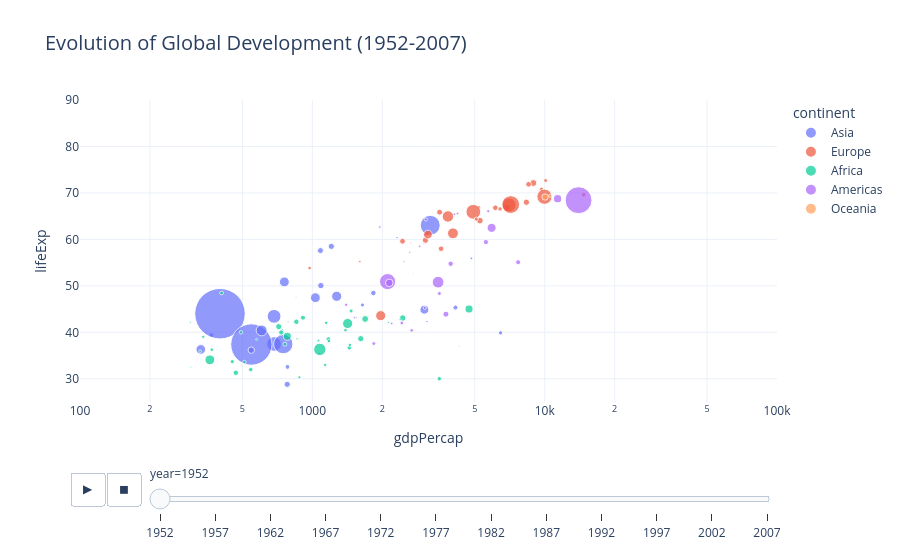

Here is the notebook cell this chart was saved with:
### Markdown cell above
> **Interpretation:** The heatmap confirms a strong positive correlation (**0.81**) between `log_gdpPercap` and `lifeExp`. Interestingly, `year` also has a moderate positive correlation with life expectancy, reflecting global technological progress over time.

### Code cell
# Chart 2: The "Hans Rosling" Animation
## If you encounter issues with Plotly rendering, ensure you have the conda install -c conda-forge nbformat and conda install -c conda-forge plotly.
fig_2 =  px.scatter(df_clean, 
                x="gdpPercap", 
                y="lifeExp", 
                animation_frame="year", 
                animation_group="country",
                size="pop", 
                color="continent", 
                hover_name="country",
                log_x=True, 
                size_max=55, 
                range_x=[100, 100000], 
                range_y=[25, 90],
                title="Evolution of Global Development (1952-2007)",
                template="plotly_white")

fig_2.update_layout(title_font_size=20)
fig_2.show()
fig_2.write_html("Evolution of Global Development (1952-2007)_plot.html", include_plotlyjs=True, full_html=True)

### Figure 1 — Plotly figure (JSON) as saved in the notebook; plotly's stock layout.template omitted (floating-point values rounded to 4 significant figures)
{"data": [{"hovertemplate": "<b>%{hovertext}</b><br><br>continent=Asia<br>year=1952<br>gdpPercap=%{x}<br>lifeExp=%{y}<br>pop=%{marker.size}<extra></extra>", "hovertext": ["Afghanistan", "Bahrain", "Bangladesh", "Cambodia", "China", "Hong Kong, China", "India", "Indonesia", "Iran", "Iraq", "Israel", "Japan", "Jordan", "Korea, Dem. Rep.", "Korea, Rep.", "Kuwait", "Lebanon", "Malaysia", "Mongolia", "Myanmar", "Nepal", "Oman", "Pakistan", "Philippines", "Saudi Arabia", "Singapore", "Sri Lanka", "Syria", "Taiwan", "Thailand", "Vietnam", "West Bank and Gaza", "Yemen, Rep."], "ids": ["Afghanistan", "Bahrain", "Bangladesh", "Cambodia", "China", "Hong Kong, China", "India", "Indonesia", "Iran", "Iraq", "Israel", "Japan", "Jordan", "Korea, Dem. Rep.", "Korea, Rep.", "Kuwait", "Lebanon", "Malaysia", "Mongolia", "Myanmar", "Nepal", "Oman", "Pakistan", "Philippines", "Saudi Arabia", "Singapore", "Sri Lanka", "Syria", "Taiwan", "Thailand", "Vietnam", "West Bank and Gaza", "Yemen, Rep."], "legendgroup": "Asia", "marker": {"color": "#636efa", "size": [8425333, 120447, 46886859, 4693836, 556263527, 2125900, 372000000, 82052000, 17272000, 5441766, 1620914, 86459025, 607914, 8865488, 20947571, 160000, 1439529, 6748378, 800663, 20092996, 9182536, 507833, 41346560, 22438691, 4005677, 1127000, 7982342, 3661549, 8550362, 21289402, 26246839, 1030585, 4963829], "sizemode": "area", "sizeref": 435900.0, "symbol": "circle"}, "mode": "markers", "name": "Asia", "orientation": "v", "showlegend": true, "type": "scatter", "x": [779.4, 9867.0, 684.2, 368.5, 400.4, 3054.0, 546.6, 749.7, 3035.0, 4130.0, 4087.0, 3217.0, 1547.0, 1088.0, 1031.0, 108400.0, 4835.0, 1831.0, 786.6, 331.0, 545.9, 1828.0, 684.6, 1273.0, 6460.0, 2315.0, 1084.0, 1643.0, 1207.0, 757.8, 605.1, 1516.0, 781.7], "xaxis": "x", "y": [28.8, 50.94, 37.48, 39.42, 44.0, 60.96, 37.37, 37.47, 44.87, 45.32, 65.39, 63.03, 43.16, 50.06, 47.45, 55.56, 55.93, 48.46, 42.24, 36.32, 36.16, 37.58, 43.44, 47.75, 39.88, 60.4, 57.59, 45.88, 58.5, 50.85, 40.41, 43.16, 32.55], "yaxis": "y"}, {"hovertemplate": "<b>%{hovertext}</b><br><br>continent=Europe<br>year=1952<br>gdpPercap=%{x}<br>lifeExp=%{y}<br>pop=%{marker.size}<extra></extra>", "hovertext": ["Albania", "Austria", "Belgium", "Bosnia and Herzegovina", "Bulgaria", "Croatia", "Czech Republic", "Denmark", "Finland", "France", "Germany", "Greece", "Hungary", "Iceland", "Ireland", "Italy", "Montenegro", "Netherlands", "Norway", "Poland", "Portugal", "Romania", "Serbia", "Slovak Republic", "Slovenia", "Spain", "Sweden", "Switzerland", "Turkey", "United Kingdom"], "ids": ["Albania", "Austria", "Belgium", "Bosnia and Herzegovina", "Bulgaria", "Croatia", "Czech Republic", "Denmark", "Finland", "France", "Germany", "Greece", "Hungary", "Iceland", "Ireland", "Italy", "Montenegro", "Netherlands", "Norway", "Poland", "Portugal", "Romania", "Serbia", "Slovak Republic", "Slovenia", "Spain", "Sweden", "Switzerland", "Turkey", "United Kingdom"], "legendgroup": "Europe", "marker": {"color": "#EF553B", "size": [1282697, 6927772, 8730405, 2791000, 7274900, 3882229, 9125183, 4334000, 4090500, 42459667, 69145952, 7733250, 9504000, 147962, 2952156, 47666000, 413834, 10381988, 3327728, 25730551, 8526050, 16630000, 6860147, 3558137, 1489518, 28549870, 7124673, 4815000, 22235677, 50430000], "sizemode": "area", "sizeref": 435900.0, "symbol": "circle"}, "mode": "markers", "name": "Europe", "orientation": "v", "showlegend": true, "type": "scatter", "x": [1601.0, 6137.0, 8343.0, 973.5, 2444.0, 3119.0, 6876.0, 9692.0, 6425.0, 7030.0, 7144.0, 3531.0, 5264.0, 7268.0, 5210.0, 4931.0, 2648.0, 8942.0, 10100.0, 4029.0, 3068.0, 3145.0, 3581.0, 5075.0, 4215.0, 3834.0, 8528.0, 14730.0, 1969.0, 9980.0], "xaxis": "x", "y": [55.23, 66.8, 68.0, 53.82, 59.6, 61.21, 66.87, 70.78, 66.55, 67.41, 67.5, 65.86, 64.03, 72.49, 66.91, 65.94, 59.16, 72.13, 72.67, 61.31, 59.82, 61.05, 58.0, 64.36, 65.57, 64.94, 71.86, 69.62, 43.59, 69.18], "yaxis": "y"}, {"hovertemplate": "<b>%{hovertext}</b><br><br>continent=Africa<br>year=1952<br>gdpPercap=%{x}<br>lifeExp=%{y}<br>pop=%{marker.size}<extra></extra>", "hovertext": ["Algeria", "Angola", "Benin", "Botswana", "Burkina Faso", "Burundi", "Cameroon", "Central African Republic", "Chad", "Comoros", "Congo, Dem. Rep.", "Congo, Rep.", "Cote d'Ivoire", "Djibouti", "Egypt", "Equatorial Guinea", "Eritrea", "Ethiopia", "Gabon", "Gambia", "Ghana", "Guinea", "Guinea-Bissau", "Kenya", "Lesotho", "Liberia", "Libya", "Madagascar", "Malawi", "Mali", "Mauritania", "Mauritius", "Morocco", "Mozambique", "Namibia", "Niger", "Nigeria", "Reunion", "Rwanda", "Sao Tome and Principe", "Senegal", "Sierra Leone", "Somalia", "South Africa", "Sudan", "Swaziland", "Tanzania", "Togo", "Tunisia", "Uganda", "Zambia", "Zimbabwe"], "ids": ["Algeria", "Angola", "Benin", "Botswana", "Burkina Faso", "Burundi", "Cameroon", "Central African Republic", "Chad", "Comoros", "Congo, Dem. Rep.", "Congo, Rep.", "Cote d'Ivoire", "Djibouti", "Egypt", "Equatorial Guinea", "Eritrea", "Ethiopia", "Gabon", "Gambia", "Ghana", "Guinea", "Guinea-Bissau", "Kenya", "Lesotho", "Liberia", "Libya", "Madagascar", "Malawi", "Mali", "Mauritania", "Mauritius", "Morocco", "Mozambique", "Namibia", "Niger", "Nigeria", "Reunion", "Rwanda", "Sao Tome and Principe", "Senegal", "Sierra Leone", "Somalia", "South Africa", "Sudan", "Swaziland", "Tanzania", "Togo", "Tunisia", "Uganda", "Zambia", "Zimbabwe"], "legendgroup": "Africa", "marker": {"color": "#00cc96", "size": [9279525, 4232095, 1738315, 442308, 4469979, 2445618, 5009067, 1291695, 2682462, 153936, 14100005, 854885, 2977019, 63149, 22223309, 216964, 1438760, 20860941, 420702, 284320, 5581001, 2664249, 580653, 6464046, 748747, 863308, 1019729, 4762912, 2917802, 3838168, 1022556, 516556, 9939217, 6446316, 485831, 3379468, 33119096, 257700, 2534927, 60011, 2755589, 2143249, 2526994, 14264935, 8504667, 290243, 8322925, 1219113, 3647735, 5824797, 2672000, 3080907], "sizemode": "area", "sizeref": 435900.0, "symbol": "circle"}, "mode": "markers", "name": "Africa", "orientation": "v", "showlegend": true, "type": "scatter", "x": [2449.0, 3521.0, 1063.0, 851.2, 543.3, 339.3, 1173.0, 1071.0, 1179.0, 1103.0, 780.5, 2126.0, 1389.0, 2670.0, 1419.0, 375.6, 328.9, 362.1, 4293.0, 485.2, 911.3, 510.2, 299.9, 853.5, 298.8, 575.6, 2388.0, 1443.0, 369.2, 452.3, 743.1, 1968.0, 1688.0, 468.5, 2424.0, 761.9, 1077.0, 2719.0, 493.3, 879.6, 1450.0, 879.8, 1136.0, 4725.0, 1616.0, 1148.0, 716.7, 859.8, 1468.0, 734.8, 1147.0, 406.9], "xaxis": "x", "y": [43.08, 30.02, 38.22, 47.62, 31.98, 39.03, 38.52, 35.46, 38.09, 40.72, 39.14, 42.11, 40.48, 34.81, 41.89, 34.48, 35.93, 34.08, 37.0, 30.0, 43.15, 33.61, 32.5, 42.27, 42.14, 38.48, 42.72, 36.68, 36.26, 33.69, 40.54, 50.99, 42.87, 31.29, 41.73, 37.44, 36.32, 52.72, 40.0, 46.47, 37.28, 30.33, 32.98, 45.01, 38.63, 41.41, 41.22, 38.6, 44.6, 39.98, 42.04, 48.45], "yaxis": "y"}, {"hovertemplate": "<b>%{hovertext}</b><br><br>continent=Americas<br>year=1952<br>gdpPercap=%{x}<br>lifeExp=%{y}<br>pop=%{marker.size}<extra></extra>", "hovertext": ["Argentina", "Bolivia", "Brazil", "Canada", "Chile", "Colombia", "Costa Rica", "Cuba", "Dominican Republic", "Ecuador", "El Salvador", "Guatemala", "Haiti", "Honduras", "Jamaica", "Mexico", "Nicaragua", "Panama", "Paraguay", "Peru", "Puerto Rico", "Trinidad and Tobago", "United States", "Uruguay", "Venezuela"], "ids": ["Argentina", "Bolivia", "Brazil", "Canada", "Chile", "Colombia", "Costa Rica", "Cuba", "Dominican Republic", "Ecuador", "El Salvador", "Guatemala", "Haiti", "Honduras", "Jamaica", "Mexico", "Nicaragua", "Panama", "Paraguay", "Peru", "Puerto Rico", "Trinidad and Tobago", "United States", "Uruguay", "Venezuela"], "legendgroup": "Americas", "marker": {"color": "#ab63fa", "size": [17876956, 2883315, 56602560, 14785584, 6377619, 12350771, 926317, 6007797, 2491346, 3548753, 2042865, 3146381, 3201488, 1517453, 1426095, 30144317, 1165790, 940080, 1555876, 8025700, 2227000, 662850, 157553000, 2252965, 5439568], "sizemode": "area", "sizeref": 435900.0, "symbol": "circle"}, "mode": "markers", "name": "Americas", "orientation": "v", "showlegend": true, "type": "scatter", "x": [5911.0, 2677.0, 2109.0, 11370.0, 3940.0, 2144.0, 2627.0, 5587.0, 1398.0, 3522.0, 3048.0, 2428.0, 1840.0, 2195.0, 2899.0, 3478.0, 3112.0, 2480.0, 1952.0, 3759.0, 3082.0, 3023.0, 13990.0, 5717.0, 7690.0], "xaxis": "x", "y": [62.48, 40.41, 50.92, 68.75, 54.74, 50.64, 57.21, 59.42, 45.93, 48.36, 45.26, 42.02, 37.58, 41.91, 58.53, 50.79, 42.31, 55.19, 62.65, 43.9, 64.28, 59.1, 68.44, 66.07, 55.09], "yaxis": "y"}, {"hovertemplate": "<b>%{hovertext}</b><br><br>continent=Oceania<br>year=1952<br>gdpPercap=%{x}<br>lifeExp=%{y}<br>pop=%{marker.size}<extra></extra>", "hovertext": ["Australia", "New Zealand"], "ids": ["Australia", "New Zealand"], "legendgroup": "Oceania", "marker": {"color": "#FFA15A", "size": [8691212, 1994794], "sizemode": "area", "sizeref": 435900.0, "symbol": "circle"}, "mode": "markers", "name": "Oceania", "orientation": "v", "showlegend": true, "type": "scatter", "x": [10040.0, 10560.0], "xaxis": "x", "y": [69.12, 69.39], "yaxis": "y"}], "layout": {"legend": {"itemsizing": "constant", "title": {"text": "continent"}, "tracegroupgap": 0}, "sliders": [{"active": 0, "currentvalue": {"prefix": "year="}, "len": 0.9, "pad": {"b": 10, "t": 60}, "steps": [{"args": [["1952"], {"frame": {"duration": 0, "redraw": false}, "fromcurrent": true, "mode": "immediate", "transition": {"duration": 0, "easing": "linear"}}], "label": "1952", "method": "animate"}, {"args": [["1957"], {"frame": {"duration": 0, "redraw": false}, "fromcurrent": true, "mode": "immediate", "transition": {"duration": 0, "easing": "linear"}}], "label": "1957", "method": "animate"}, {"args": [["1962"], {"frame": {"duration": 0, "redraw": false}, "fromcurrent": true, "mode": "immediate", "transition": {"duration": 0, "easing": "linear"}}], "label": "1962", "method": "animate"}, {"args": [["1967"], {"frame": {"duration": 0, "redraw": false}, "fromcurrent": true, "mode": "immediate", "transition": {"duration": 0, "easing": "linear"}}], "label": "1967", "method": "animate"}, {"args": [["1972"], {"frame": {"duration": 0, "redraw": false}, "fromcurrent": true, "mode": "immediate", "transition": {"duration": 0, "easing": "linear"}}], "label": "1972", "method": "animate"}, {"args": [["1977"], {"frame": {"duration": 0, "redraw": false}, "fromcurrent": true, "mode": "immediate", "transition": {"duration": 0, "easing": "linear"}}], "label": "1977", "method": "animate"}, {"args": [["1982"], {"frame": {"duration": 0, "redraw": false}, "fromcurrent": true, "mode": "immediate", "transition": {"duration": 0, "easing": "linear"}}], "label": "1982", "method": "animate"}, {"args": [["1987"], {"frame": {"duration": 0, "redraw": false}, "fromcurrent": true, "mode": "immediate", "transition": {"duration": 0, "easing": "linear"}}], "label": "1987", "method": "animate"}, {"args": [["1992"], {"frame": {"duration": 0, "redraw": false}, "fromcurrent": true, "mode": "immediate", "transition": {"duration": 0, "easing": "linear"}}], "label": "1992", "method": "animate"}, {"args": [["1997"], {"frame": {"duration": 0, "redraw": false}, "fromcurrent": true, "mode": "immediate", "transition": {"duration": 0, "easing": "linear"}}], "label": "1997", "method": "animate"}, {"args": [["2002"], {"frame": {"duration": 0, "redraw": false}, "fromcurrent": true, "mode": "immediate", "transition": {"duration": 0, "easing": "linear"}}], "label": "2002", "method": "animate"}, {"args": [["2007"], {"frame": {"duration": 0, "redraw": false}, "fromcurrent": true, "mode": "immediate", "transition": {"duration": 0, "easing": "linear"}}], "label": "2007", "method": "animate"}], "x": 0.1, "xanchor": "left", "y": 0, "yanchor": "top"}], "title": {"font": {"size": 20}, "text": "Evolution of Global Development (1952-2007)"}, "updatemenus": [{"buttons": [{"args": [null, {"frame": {"duration": 500, "redraw": false}, "fromcurrent": true, "mode": "immediate", "transition": {"duration": 500, "easing": "linear"}}], "label": "&#9654;", "method": "animate"}, {"args": [[null], {"frame": {"duration": 0, "redraw": false}, "fromcurrent": true, "mode": "immediate", "transition": {"duration": 0, "easing": "linear"}}], "label": "&#9724;", "method": "animate"}], "direction": "left", "pad": {"r": 10, "t": 70}, "showactive": false, "type": "buttons", "x": 0.1, "xanchor": "right", "y": 0, "yanchor": "top"}], "xaxis": {"anchor": "y", "domain": [0, 1], "range": [2, 5], "title": {"text": "gdpPercap"}, "type": "log"}, "yaxis": {"anchor": "x", "domain": [0, 1], "range": [25, 90], "title": {"text": "lifeExp"}}}}
